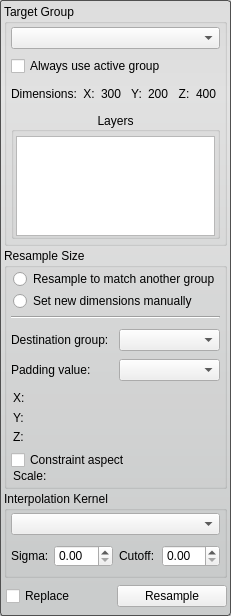
<?xml version="1.0" encoding="UTF-8"?>
<ui version="4.0">
 <class>ResampleToolInterface</class>
 <widget class="QWidget" name="ResampleToolInterface">
  <property name="geometry">
   <rect>
    <x>0</x>
    <y>0</y>
    <width>227</width>
    <height>616</height>
   </rect>
  </property>
  <property name="minimumSize">
   <size>
    <width>0</width>
    <height>250</height>
   </size>
  </property>
  <property name="maximumSize">
   <size>
    <width>16777215</width>
    <height>16777215</height>
   </size>
  </property>
  <property name="windowTitle">
   <string>Resample Tool</string>
  </property>
  <property name="styleSheet">
   <string notr="true">QWidget#ResampleToolInterface{
  border-radius: 3px;
  border: 1px solid rgb(80, 80,80);
  background-color: qlineargradient(spread:pad, x1:0.5, y1:0, x2:0.5, y2:0.960227, stop:0 rgba(221, 221, 221, 255), stop:0.155779 rgba(228, 228, 228, 255), stop:1 rgba(202, 204, 204, 255));      
}</string>
  </property>
  <layout class="QVBoxLayout" name="verticalLayout_4">
   <property name="spacing">
    <number>2</number>
   </property>
   <property name="margin">
    <number>4</number>
   </property>
   <item>
    <widget class="QGroupBox" name="target_groupbox_">
     <property name="sizePolicy">
      <sizepolicy hsizetype="Preferred" vsizetype="Fixed">
       <horstretch>0</horstretch>
       <verstretch>0</verstretch>
      </sizepolicy>
     </property>
     <property name="title">
      <string>Target Group</string>
     </property>
     <property name="flat">
      <bool>false</bool>
     </property>
     <layout class="QVBoxLayout" name="verticalLayout_2">
      <property name="leftMargin">
       <number>4</number>
      </property>
      <property name="topMargin">
       <number>2</number>
      </property>
      <property name="rightMargin">
       <number>4</number>
      </property>
      <property name="bottomMargin">
       <number>4</number>
      </property>
      <item>
       <widget class="QWidget" name="widget_3" native="true">
        <layout class="QVBoxLayout" name="verticalLayout">
         <property name="spacing">
          <number>2</number>
         </property>
         <property name="margin">
          <number>0</number>
         </property>
         <item>
          <widget class="QWidget" name="widget_4" native="true">
           <property name="minimumSize">
            <size>
             <width>0</width>
             <height>24</height>
            </size>
           </property>
           <property name="maximumSize">
            <size>
             <width>16777215</width>
             <height>24</height>
            </size>
           </property>
           <layout class="QHBoxLayout" name="horizontalLayout_4">
            <property name="spacing">
             <number>0</number>
            </property>
            <property name="margin">
             <number>0</number>
            </property>
            <item>
             <widget class="QComboBox" name="target_group_">
              <property name="sizePolicy">
               <sizepolicy hsizetype="Ignored" vsizetype="Fixed">
                <horstretch>0</horstretch>
                <verstretch>0</verstretch>
               </sizepolicy>
              </property>
             </widget>
            </item>
           </layout>
          </widget>
         </item>
        </layout>
       </widget>
      </item>
      <item>
       <widget class="QWidget" name="widget_8" native="true">
        <property name="minimumSize">
         <size>
          <width>0</width>
          <height>20</height>
         </size>
        </property>
        <layout class="QHBoxLayout" name="horizontalLayout_6">
         <property name="spacing">
          <number>0</number>
         </property>
         <property name="margin">
          <number>0</number>
         </property>
         <item>
          <widget class="QCheckBox" name="use_active_group_">
           <property name="text">
            <string>Always use active group</string>
           </property>
          </widget>
         </item>
        </layout>
       </widget>
      </item>
      <item>
       <widget class="QWidget" name="widget_2" native="true">
        <property name="minimumSize">
         <size>
          <width>0</width>
          <height>24</height>
         </size>
        </property>
        <layout class="QHBoxLayout" name="horizontalLayout_2">
         <property name="spacing">
          <number>0</number>
         </property>
         <property name="margin">
          <number>0</number>
         </property>
         <item>
          <widget class="QLabel" name="dimensions_label_current_">
           <property name="minimumSize">
            <size>
             <width>0</width>
             <height>0</height>
            </size>
           </property>
           <property name="maximumSize">
            <size>
             <width>72</width>
             <height>16777215</height>
            </size>
           </property>
           <property name="layoutDirection">
            <enum>Qt::LeftToRight</enum>
           </property>
           <property name="text">
            <string>Dimensions:</string>
           </property>
          </widget>
         </item>
         <item>
          <widget class="QLabel" name="x_axis_label_current_">
           <property name="text">
            <string>X:</string>
           </property>
           <property name="alignment">
            <set>Qt::AlignCenter</set>
           </property>
          </widget>
         </item>
         <item>
          <widget class="QLabel" name="label_nx_">
           <property name="text">
            <string>300</string>
           </property>
          </widget>
         </item>
         <item>
          <widget class="QLabel" name="y_axis_label_current_">
           <property name="text">
            <string>Y:</string>
           </property>
           <property name="alignment">
            <set>Qt::AlignCenter</set>
           </property>
          </widget>
         </item>
         <item>
          <widget class="QLabel" name="label_ny_">
           <property name="text">
            <string>200</string>
           </property>
          </widget>
         </item>
         <item>
          <widget class="QLabel" name="z_axis_label_current_">
           <property name="text">
            <string>Z:</string>
           </property>
           <property name="alignment">
            <set>Qt::AlignCenter</set>
           </property>
          </widget>
         </item>
         <item>
          <widget class="QLabel" name="label_nz_">
           <property name="text">
            <string>400</string>
           </property>
          </widget>
         </item>
        </layout>
       </widget>
      </item>
      <item>
       <widget class="QGroupBox" name="groupBox">
        <property name="title">
         <string>Layers</string>
        </property>
        <property name="alignment">
         <set>Qt::AlignCenter</set>
        </property>
        <property name="flat">
         <bool>true</bool>
        </property>
        <property name="checkable">
         <bool>false</bool>
        </property>
        <layout class="QVBoxLayout" name="verticalLayout_5">
         <property name="spacing">
          <number>2</number>
         </property>
         <property name="leftMargin">
          <number>2</number>
         </property>
         <property name="topMargin">
          <number>4</number>
         </property>
         <property name="rightMargin">
          <number>2</number>
         </property>
         <property name="bottomMargin">
          <number>2</number>
         </property>
         <item>
          <widget class="QListWidget" name="layer_list_">
           <property name="enabled">
            <bool>true</bool>
           </property>
           <property name="sizePolicy">
            <sizepolicy hsizetype="Ignored" vsizetype="Fixed">
             <horstretch>0</horstretch>
             <verstretch>0</verstretch>
            </sizepolicy>
           </property>
           <property name="minimumSize">
            <size>
             <width>0</width>
             <height>100</height>
            </size>
           </property>
           <property name="maximumSize">
            <size>
             <width>16777215</width>
             <height>100</height>
            </size>
           </property>
           <property name="frameShape">
            <enum>QFrame::StyledPanel</enum>
           </property>
           <property name="selectionMode">
            <enum>QAbstractItemView::MultiSelection</enum>
           </property>
           <property name="resizeMode">
            <enum>QListView::Adjust</enum>
           </property>
          </widget>
         </item>
        </layout>
       </widget>
      </item>
     </layout>
    </widget>
   </item>
   <item>
    <widget class="QGroupBox" name="size_groupbox_">
     <property name="title">
      <string>Resample Size</string>
     </property>
     <layout class="QVBoxLayout" name="verticalLayout_6">
      <property name="leftMargin">
       <number>4</number>
      </property>
      <property name="topMargin">
       <number>2</number>
      </property>
      <property name="rightMargin">
       <number>4</number>
      </property>
      <property name="bottomMargin">
       <number>4</number>
      </property>
      <item>
       <widget class="QWidget" name="widget_5" native="true">
        <property name="minimumSize">
         <size>
          <width>0</width>
          <height>40</height>
         </size>
        </property>
        <property name="maximumSize">
         <size>
          <width>16777215</width>
          <height>40</height>
         </size>
        </property>
        <layout class="QVBoxLayout" name="verticalLayout_7">
         <property name="spacing">
          <number>4</number>
         </property>
         <property name="leftMargin">
          <number>2</number>
         </property>
         <property name="topMargin">
          <number>0</number>
         </property>
         <property name="rightMargin">
          <number>0</number>
         </property>
         <property name="bottomMargin">
          <number>0</number>
         </property>
         <item>
          <widget class="QRadioButton" name="rb_another_group_">
           <property name="text">
            <string>Resample to match another group</string>
           </property>
          </widget>
         </item>
         <item>
          <widget class="QRadioButton" name="rb_manual_">
           <property name="text">
            <string>Set new dimensions manually</string>
           </property>
          </widget>
         </item>
        </layout>
       </widget>
      </item>
      <item>
       <widget class="Line" name="line">
        <property name="orientation">
         <enum>Qt::Horizontal</enum>
        </property>
       </widget>
      </item>
      <item>
       <widget class="QWidget" name="widget_another_group_" native="true">
        <property name="minimumSize">
         <size>
          <width>0</width>
          <height>60</height>
         </size>
        </property>
        <property name="maximumSize">
         <size>
          <width>16777215</width>
          <height>60</height>
         </size>
        </property>
        <layout class="QVBoxLayout" name="verticalLayout_9">
         <property name="spacing">
          <number>0</number>
         </property>
         <property name="margin">
          <number>0</number>
         </property>
         <item>
          <widget class="QWidget" name="widget_6" native="true">
           <property name="minimumSize">
            <size>
             <width>0</width>
             <height>30</height>
            </size>
           </property>
           <property name="maximumSize">
            <size>
             <width>16777215</width>
             <height>30</height>
            </size>
           </property>
           <layout class="QHBoxLayout" name="horizontalLayout_3">
            <property name="margin">
             <number>0</number>
            </property>
            <item>
             <widget class="QLabel" name="label_4">
              <property name="text">
               <string>Destination group:</string>
              </property>
             </widget>
            </item>
            <item>
             <widget class="QComboBox" name="dst_group_combobox_">
              <property name="sizePolicy">
               <sizepolicy hsizetype="Ignored" vsizetype="Fixed">
                <horstretch>0</horstretch>
                <verstretch>0</verstretch>
               </sizepolicy>
              </property>
             </widget>
            </item>
           </layout>
          </widget>
         </item>
         <item>
          <widget class="QWidget" name="widget_7" native="true">
           <property name="minimumSize">
            <size>
             <width>0</width>
             <height>30</height>
            </size>
           </property>
           <property name="maximumSize">
            <size>
             <width>16777215</width>
             <height>30</height>
            </size>
           </property>
           <layout class="QHBoxLayout" name="horizontalLayout_5">
            <property name="margin">
             <number>0</number>
            </property>
            <item>
             <widget class="QLabel" name="label_5">
              <property name="text">
               <string>Padding value:</string>
              </property>
             </widget>
            </item>
            <item>
             <widget class="QComboBox" name="padding_combobox_">
              <property name="sizePolicy">
               <sizepolicy hsizetype="Ignored" vsizetype="Fixed">
                <horstretch>0</horstretch>
                <verstretch>0</verstretch>
               </sizepolicy>
              </property>
             </widget>
            </item>
           </layout>
          </widget>
         </item>
        </layout>
       </widget>
      </item>
      <item>
       <widget class="QWidget" name="widget_new_size_" native="true">
        <layout class="QVBoxLayout" name="verticalLayout_8">
         <property name="margin">
          <number>0</number>
         </property>
         <item>
          <widget class="QWidget" name="widget_new_nx_" native="true">
           <layout class="QHBoxLayout" name="new_nx_layout_">
            <property name="spacing">
             <number>0</number>
            </property>
            <property name="leftMargin">
             <number>2</number>
            </property>
            <property name="topMargin">
             <number>0</number>
            </property>
            <property name="rightMargin">
             <number>0</number>
            </property>
            <property name="bottomMargin">
             <number>0</number>
            </property>
            <item>
             <widget class="QLabel" name="label_new_nx_">
              <property name="minimumSize">
               <size>
                <width>15</width>
                <height>0</height>
               </size>
              </property>
              <property name="maximumSize">
               <size>
                <width>15</width>
                <height>16777215</height>
               </size>
              </property>
              <property name="text">
               <string>X:</string>
              </property>
             </widget>
            </item>
            <item>
             <widget class="QtUtils::QtSliderIntCombo" name="output_x_" native="true"/>
            </item>
           </layout>
          </widget>
         </item>
         <item>
          <widget class="QWidget" name="widget_new_ny_" native="true">
           <layout class="QHBoxLayout" name="new_ny_layout_">
            <property name="spacing">
             <number>0</number>
            </property>
            <property name="leftMargin">
             <number>2</number>
            </property>
            <property name="topMargin">
             <number>0</number>
            </property>
            <property name="rightMargin">
             <number>0</number>
            </property>
            <property name="bottomMargin">
             <number>0</number>
            </property>
            <item>
             <widget class="QLabel" name="label_new_ny_">
              <property name="minimumSize">
               <size>
                <width>15</width>
                <height>0</height>
               </size>
              </property>
              <property name="maximumSize">
               <size>
                <width>15</width>
                <height>16777215</height>
               </size>
              </property>
              <property name="text">
               <string>Y:</string>
              </property>
             </widget>
            </item>
            <item>
             <widget class="QtUtils::QtSliderIntCombo" name="output_y_" native="true"/>
            </item>
           </layout>
          </widget>
         </item>
         <item>
          <widget class="QWidget" name="widget_new_nz_" native="true">
           <layout class="QHBoxLayout" name="new_nz_layout_">
            <property name="spacing">
             <number>0</number>
            </property>
            <property name="leftMargin">
             <number>2</number>
            </property>
            <property name="topMargin">
             <number>0</number>
            </property>
            <property name="rightMargin">
             <number>0</number>
            </property>
            <property name="bottomMargin">
             <number>0</number>
            </property>
            <item>
             <widget class="QLabel" name="label_new_nz_">
              <property name="minimumSize">
               <size>
                <width>15</width>
                <height>0</height>
               </size>
              </property>
              <property name="maximumSize">
               <size>
                <width>15</width>
                <height>16777215</height>
               </size>
              </property>
              <property name="text">
               <string>Z:</string>
              </property>
             </widget>
            </item>
            <item>
             <widget class="QtUtils::QtSliderIntCombo" name="output_z_" native="true"/>
            </item>
           </layout>
          </widget>
         </item>
         <item>
          <widget class="QWidget" name="widget_10" native="true">
           <property name="minimumSize">
            <size>
             <width>0</width>
             <height>20</height>
            </size>
           </property>
           <layout class="QHBoxLayout" name="horizontalLayout_7">
            <property name="spacing">
             <number>0</number>
            </property>
            <property name="margin">
             <number>0</number>
            </property>
            <item>
             <widget class="QCheckBox" name="aspect_checkbox_">
              <property name="text">
               <string>Constraint aspect</string>
              </property>
             </widget>
            </item>
           </layout>
          </widget>
         </item>
         <item>
          <widget class="QWidget" name="widget" native="true">
           <layout class="QHBoxLayout" name="scale_layout_">
            <property name="spacing">
             <number>0</number>
            </property>
            <property name="leftMargin">
             <number>2</number>
            </property>
            <property name="topMargin">
             <number>0</number>
            </property>
            <property name="rightMargin">
             <number>0</number>
            </property>
            <property name="bottomMargin">
             <number>0</number>
            </property>
            <item>
             <widget class="QLabel" name="label">
              <property name="minimumSize">
               <size>
                <width>35</width>
                <height>0</height>
               </size>
              </property>
              <property name="maximumSize">
               <size>
                <width>35</width>
                <height>16777215</height>
               </size>
              </property>
              <property name="text">
               <string>Scale:</string>
              </property>
             </widget>
            </item>
            <item>
             <widget class="QtUtils::QtSliderDoubleCombo" name="scale_" native="true"/>
            </item>
           </layout>
          </widget>
         </item>
        </layout>
       </widget>
      </item>
     </layout>
    </widget>
   </item>
   <item>
    <widget class="QGroupBox" name="kernel_groupbox_">
     <property name="title">
      <string>Interpolation Kernel</string>
     </property>
     <layout class="QVBoxLayout" name="verticalLayout_3">
      <property name="leftMargin">
       <number>4</number>
      </property>
      <property name="topMargin">
       <number>2</number>
      </property>
      <property name="rightMargin">
       <number>4</number>
      </property>
      <property name="bottomMargin">
       <number>4</number>
      </property>
      <item>
       <widget class="QComboBox" name="kernel_combobox_">
        <property name="sizePolicy">
         <sizepolicy hsizetype="Ignored" vsizetype="Fixed">
          <horstretch>0</horstretch>
          <verstretch>0</verstretch>
         </sizepolicy>
        </property>
       </widget>
      </item>
      <item>
       <widget class="QWidget" name="param_widget_" native="true">
        <property name="minimumSize">
         <size>
          <width>0</width>
          <height>30</height>
         </size>
        </property>
        <property name="maximumSize">
         <size>
          <width>16777215</width>
          <height>30</height>
         </size>
        </property>
        <layout class="QHBoxLayout" name="horizontalLayout">
         <property name="margin">
          <number>0</number>
         </property>
         <item>
          <widget class="QLabel" name="label_2">
           <property name="maximumSize">
            <size>
             <width>37</width>
             <height>16777215</height>
            </size>
           </property>
           <property name="text">
            <string>Sigma:</string>
           </property>
          </widget>
         </item>
         <item>
          <widget class="QDoubleSpinBox" name="sigma_spinbox_">
           <property name="prefix">
            <string/>
           </property>
          </widget>
         </item>
         <item>
          <widget class="QLabel" name="label_3">
           <property name="maximumSize">
            <size>
             <width>37</width>
             <height>16777215</height>
            </size>
           </property>
           <property name="text">
            <string>Cutoff:</string>
           </property>
          </widget>
         </item>
         <item>
          <widget class="QDoubleSpinBox" name="cutoff_spinbox_"/>
         </item>
        </layout>
       </widget>
      </item>
     </layout>
    </widget>
   </item>
   <item>
    <widget class="QWidget" name="widget_9" native="true">
     <property name="minimumSize">
      <size>
       <width>0</width>
       <height>32</height>
      </size>
     </property>
     <property name="maximumSize">
      <size>
       <width>16777215</width>
       <height>32</height>
      </size>
     </property>
     <layout class="QHBoxLayout" name="horizontalLayout_22">
      <property name="spacing">
       <number>0</number>
      </property>
      <property name="leftMargin">
       <number>2</number>
      </property>
      <property name="topMargin">
       <number>0</number>
      </property>
      <property name="rightMargin">
       <number>0</number>
      </property>
      <property name="bottomMargin">
       <number>0</number>
      </property>
      <item>
       <widget class="QCheckBox" name="replace_checkbox_">
        <property name="minimumSize">
         <size>
          <width>0</width>
          <height>32</height>
         </size>
        </property>
        <property name="maximumSize">
         <size>
          <width>16777215</width>
          <height>32</height>
         </size>
        </property>
        <property name="toolTip">
         <string>Check this box to replace the current layer with the resampled one</string>
        </property>
        <property name="text">
         <string>Replace</string>
        </property>
       </widget>
      </item>
      <item>
       <widget class="QPushButton" name="run_button_">
        <property name="text">
         <string>Resample</string>
        </property>
       </widget>
      </item>
     </layout>
    </widget>
   </item>
  </layout>
 </widget>
 <customwidgets>
  <customwidget>
   <class>QtUtils::QtSliderDoubleCombo</class>
   <extends>QWidget</extends>
   <header location="global">QtUtils/Widgets/QtSliderDoubleCombo.h</header>
   <container>1</container>
  </customwidget>
  <customwidget>
   <class>QtUtils::QtSliderIntCombo</class>
   <extends>QWidget</extends>
   <header location="global">QtUtils/Widgets/QtSliderIntCombo.h</header>
   <container>1</container>
  </customwidget>
 </customwidgets>
 <resources/>
 <connections/>
</ui>
